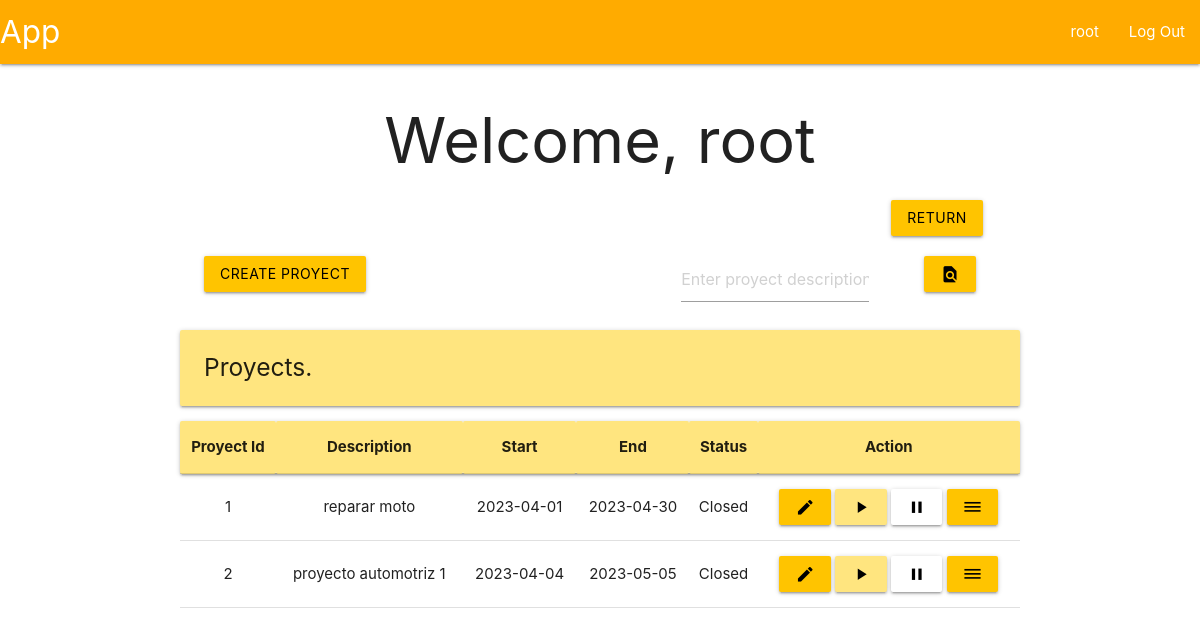
Screenshot of /root/proyects (signed in) with the database file from the repository.
### tables this page shows
CREATE TABLE user (
    id INTEGER PRIMARY KEY AUTOINCREMENT,
    username TEXT UNIQUE NOT NULL,
    firstname TEXT NOT NULL,
    secondname TEXT NOT NULL,
    password TEXT NOT NULL,
    roleId INTEGER,
    proyId INTEGER,
    auth INTEGER,

    FOREIGN KEY (roleId) REFERENCES roles(id),
    FOREIGN KEY (proyId) REFERENCES proyect(id)
);

CREATE TABLE proyect (
    id INTEGER PRIMARY KEY AUTOINCREMENT,
    description TEXT UNIQUE NOT NULL,
    start DATE NOT NULL,
    end DATE NOT NULL,
    statusId INTEGER,

    FOREIGN KEY (statusId) REFERENCES proyectStatus(id)
);

CREATE TABLE proyectStatus (
    id INTEGER PRIMARY KEY AUTOINCREMENT,
    name TEXT NOT NULL
);

### app/proyectView.py (the view, shortened to what this page needs)
@bp.route('/proyects', methods=('POST', 'GET'))
@modifyProyect_required
def proyectView():
    db = get_db()
    flag = False
    if not flag:
        proyects = db.execute(
            """SELECT
                p.id,
                p.description as description,
                p.start as start,
                p.end as end,
                s.name as status
               FROM proyect p
               INNER JOIN proyectStatus s ON p.statusId = s.id"""
        ).fetchall()
    return render_template('proyect/proyectView.html', proyects=proyects)

### app/auth.py (called while the page is built)
@bp.before_app_request
def load_logged_in_user():
    user_id = session.get('user_id')
    if user_id is None:
        g.user = None
    else:
        g.user = get_db().execute(
            "SELECT * FROM user WHERE id = ?",
            (user_id,)
        ).fetchone()

def modifyProyect_required(view):
    @functools.wraps(view)
    def wrapped_view(**kwargs):
        if g.user is None:
            return redirect(url_for('auth.login'))
        elif g.user['roleId'] != 1 and g.user['roleId'] != 3:
            return redirect(url_for('user.profile'))
        return view(**kwargs)
    return wrapped_view

### app/db.py (called while the page is built)
def get_db():
    if 'db' not in g:
        g.db = sqlite3.connect(
            current_app.config['DATABASE'],
            detect_types = sqlite3.PARSE_DECLTYPES
        )
        g.db.row_factory = sqlite3.Row
    return g.db

### app/templates/proyect/proyectView.html (shortened to what this page needs)
{% extends 'base.html' %}
{% block header %}
  <h1>{% block title %}Welcome, {{ g.user['username'] }}{% endblock %}</h1>
{% endblock %}
{% block content %}
{% if g.user['roleId'] == 1 %}
<div class="row">
    <form method="POST">
        <div class="col s1 offset-s10">
            <button class="btn amber accent-3 black-text" type="submit" value="return" name="return">Return</button>
        </div>
    </form>
</div>
{% endif %}
<div class="row">
  <form method="POST">
    <div class="col s3">
      <button class="btn amber accent-3 black-text" type="submit" value="create-proyect" name="create-proyect">Create proyect</button>
    </div>
  </form>
  <form method="POST">
    <div class="col s3 offset-s4">
      <input placeholder="Enter proyect description" name="find-proyect" id="proyect">
    </div>
    <div class="col s2">
      <button class="btn amber accent-3 black-text">
        <i class="material-icons">find_in_page</i>
      </button>
    </div>
  </form>
</div>
<div class="left-align">
    <h5 class="card-panel amber accent-1">Proyects.</h5>
</div>
<table class="centered">
    <thead class="card-panel amber accent-1">
      <tr>
        <th>Proyect Id</th>
        <th>Description</th>
        <th>Start</th>
        <th>End</th>
        <th>Status</th>
        <th>Action</th>
      </tr>
    </thead>
    <tbody>
      {% for proyect in proyects %}
        <tr>
          <td>{{ proyect['id'] }}</td>
          <td>{{ proyect['description']}}</td>
          <td>{{ proyect['start'] }}</td>
          <td>{{ proyect['end'] }}</td>
          <td>{{ proyect['status'] }}</td>
          <td>
            <form method="POST">
                <button class="btn amber accent-3 black-text" type="submit" name="modify-proyect" value="{{ proyect['id'] }}">
                  <i class="material-icons">edit</i>
                </button>
                <button class="btn amber accent-1 black-text" type="submit" name="enable-proyect" value="{{ proyect['id'] }}">
                  <i class="material-icons">play_arrow</i>
                </button>
                <button class="btn white black-text" type="submit" name="close-proyect" value="{{ proyect['id'] }}">
                  <i class="material-icons">pause</i>
                </button>
                <button class="btn amber accent-3 black-text" type="submit" name="detail" value="{{ proyect['id'] }}">
                  <i class="material-icons">dehaze</i>
                </button>
            </form>
          </td>
        </tr>
      {% endfor %}
    </tbody>
  </table>
{% endblock %}

### app/templates/base.html (shortened to what this page needs)
<!DOCTYPE html>
<link rel="stylesheet" href="{{ url_for('static', filename='materialize.css') }}">
<link rel="stylesheet" href="{{ url_for('static', filename='style.css') }}">
<nav>
    <div class="nav-wrapper amber accent-4">
      <a href="#" class="brand-logo">App</a>
      <ul class="right hide-n black-text text-black">
        {% if g.user %}
            <li><a href="{{ url_for('user.profile')}}">{{ g.user['username'] }}</span></a>
            <li><a href="{{ url_for('auth.logout') }}">Log Out</a>
        {% else %}
            <li><a href="{{ url_for('auth.register') }}">Register</a>
            <li><a href="{{ url_for('auth.login') }}">Log In</a>
        {% endif %}
      </ul>
    </div>
</nav>
<section class="content container center-align">
    <header>
        {% block header %}{% endblock %}
    </header>
    {% block content %}{% endblock %}
</section>

### rows the page displays
user: user.username "root"
proyect: id "1", description "reparar moto", start "2023-04-01", end "2023-04-30", status "Closed"
proyect: id "2", description "proyecto automotriz 1", start "2023-04-04", end "2023-05-05", status "Closed"
